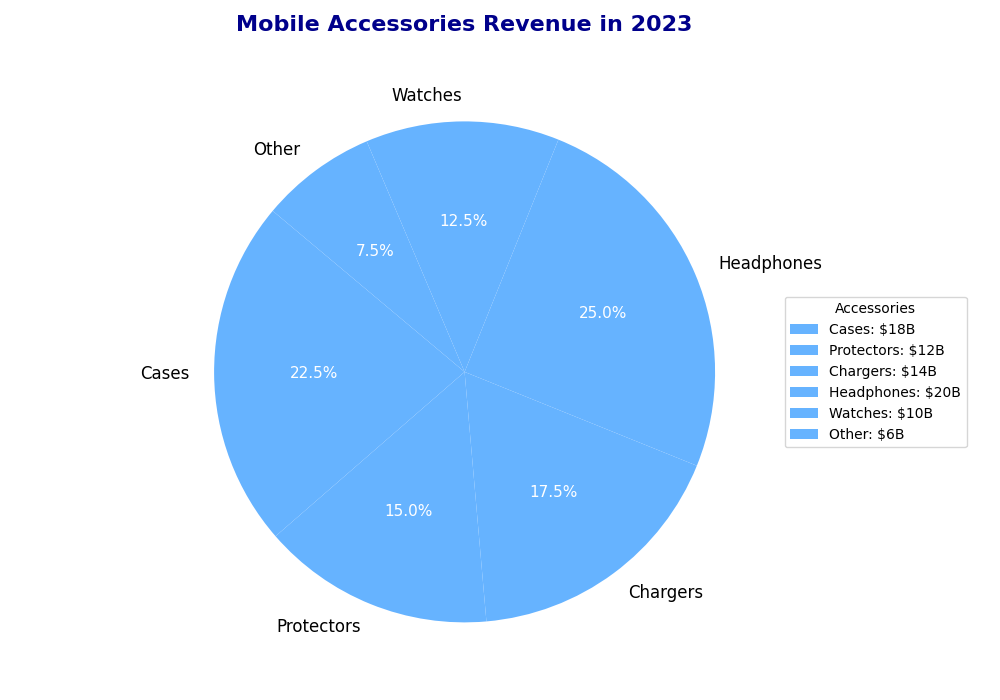

Reproduce this figure in Python.
import matplotlib.pyplot as plt

# Data Setup
accessories = ['Cases', 'Protectors', 'Chargers', 'Headphones', 'Watches', 'Other']
revenues = [18, 12, 14, 20, 10, 6]

# Define colors for each slice
colors = ['#66b3ff'] * len(revenues)  # Consistent color for all slices

# Create a pie chart
fig, ax = plt.subplots(figsize=(10, 7))
wedges, texts, autotexts = ax.pie(
    revenues,
    labels=accessories,
    colors=colors,
    autopct='%1.1f%%',
    startangle=140
)

# Enhance text appearance
for text in texts:
    text.set_fontsize(12)
    text.set_color('black')
for autotext in autotexts:
    autotext.set_fontsize(11)
    autotext.set_color('white')

# Add title
plt.title(
    "Mobile Accessories Revenue in 2023",
    fontsize=16,
    fontweight='bold',
    color='darkblue',
    pad=20
)

# Add legend
ax.legend(
    wedges,
    [f'{accessory}: ${revenue}B' for accessory, revenue in zip(accessories, revenues)],
    title="Accessories",
    loc="center left",
    bbox_to_anchor=(1, 0, 0.5, 1),
    fontsize=10
)

plt.tight_layout()
plt.show()
